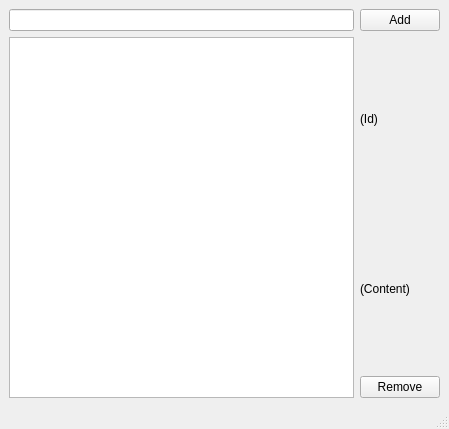
<?xml version="1.0" encoding="UTF-8"?>
<ui version="4.0">
 <class>Window</class>
 <widget class="QMainWindow" name="Window">
  <property name="geometry">
   <rect>
    <x>0</x>
    <y>0</y>
    <width>449</width>
    <height>429</height>
   </rect>
  </property>
  <property name="windowTitle">
   <string>TODO List</string>
  </property>
  <widget class="QWidget" name="centralwidget">
   <layout class="QVBoxLayout" name="verticalLayout_2">
    <item>
     <layout class="QHBoxLayout" name="horizontalLayout_3">
      <item>
       <widget class="QLineEdit" name="TodoInput"/>
      </item>
      <item>
       <widget class="QPushButton" name="AddButton">
        <property name="text">
         <string>Add</string>
        </property>
       </widget>
      </item>
     </layout>
    </item>
    <item>
     <layout class="QHBoxLayout" name="horizontalLayout">
      <item>
       <widget class="QListWidget" name="TodoList">
        <property name="sizePolicy">
         <sizepolicy hsizetype="MinimumExpanding" vsizetype="Expanding">
          <horstretch>0</horstretch>
          <verstretch>0</verstretch>
         </sizepolicy>
        </property>
       </widget>
      </item>
      <item>
       <layout class="QVBoxLayout" name="verticalLayout">
        <item>
         <widget class="QLabel" name="IdLabel">
          <property name="text">
           <string>(Id)</string>
          </property>
         </widget>
        </item>
        <item>
         <widget class="QLabel" name="ContentLabel">
          <property name="text">
           <string>(Content)</string>
          </property>
         </widget>
        </item>
        <item>
         <widget class="QPushButton" name="RemoveButton">
          <property name="text">
           <string>Remove</string>
          </property>
         </widget>
        </item>
       </layout>
      </item>
     </layout>
    </item>
   </layout>
  </widget>
  <widget class="QMenuBar" name="menubar">
   <property name="geometry">
    <rect>
     <x>0</x>
     <y>0</y>
     <width>449</width>
     <height>39</height>
    </rect>
   </property>
  </widget>
  <widget class="QStatusBar" name="statusbar"/>
 </widget>
 <resources/>
 <connections/>
</ui>
